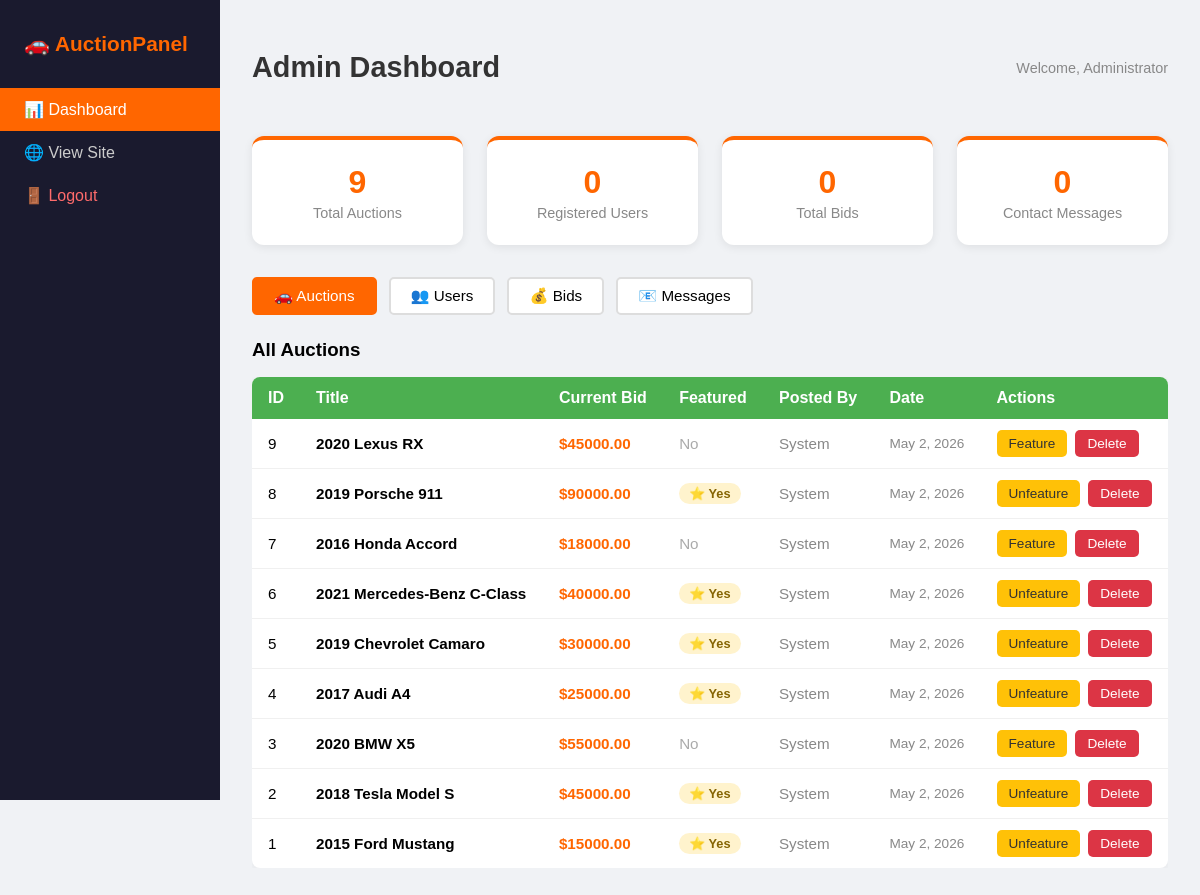
Page /admin-panel/ (signed in) on the committed database.
### auction/models.py (models this page shows, shortened)
class Auction(models.Model):
    title = models.CharField(max_length=255)
    image = models.ImageField(upload_to='auction_images/', blank=True, null=True)
    image_url = models.CharField(max_length=255, blank=True)  # for legacy/static images
    current_bid = models.DecimalField(max_digits=12, decimal_places=2, default=0)
    featured = models.BooleanField(default=False)
    created_by = models.ForeignKey(User, on_delete=models.SET_NULL, null=True, blank=True, related_name='auctions')
    created_at = models.DateTimeField(auto_now_add=True)
    is_active = models.BooleanField(default=True)

### auction/views.py (the view)
    def wrapper(request, *args, **kwargs):
        if not request.session.get('admin_logged_in'):
            return redirect('admin_login')
        return view_func(request, *args, **kwargs)

### auction/views.py (called while the page is built)
def admin_required(view_func):
    def wrapper(request, *args, **kwargs):
        if not request.session.get('admin_logged_in'):
            return redirect('admin_login')
        return view_func(request, *args, **kwargs)
    return wrapper

@admin_required
def admin_dashboard(request):
    auctions = Auction.objects.all().order_by('-created_at')
    users = User.objects.filter(is_staff=False).select_related('profile')
    bids = Bid.objects.all().select_related('auction', 'bidder').order_by('-created_at')
    contacts = ContactMessage.objects.all().order_by('-created_at')
    return render(request, 'admin_dashboard.html', {
        'auctions': auctions,
        'users': users,
        'bids': bids,
        'contacts': contacts,
    })

### templates/admin_dashboard.html (shortened to what this page needs)
{% load static %}
<!DOCTYPE html>
<html lang="en">
<head>
  <link rel="stylesheet" href="{% static 'css/styles.css' %}">
</head>
<body style="background:#f0f2f5;">
<div class="admin-sidebar">
  <span class="brand">🚗 AuctionPanel</span>
  <a href="{% url 'admin_dashboard' %}" class="active">📊 Dashboard</a>
  <a href="{% url 'index' %}">🌐 View Site</a>
  <a href="{% url 'admin_logout' %}" style="color:#ff6b6b;">🚪 Logout</a>
</div>
<div class="admin-content">
  <div class="admin-header">
    <h1>Admin Dashboard</h1>
    <div style="color:#888;font-size:0.9rem;">Welcome, Administrator</div>
  </div>
  <div class="stats-row" style="padding:0;margin-bottom:2rem;">
    <div class="stat-card">
      <div class="stat-number">{{ auctions.count }}</div>
      <div class="stat-label">Total Auctions</div>
    </div>
    <div class="stat-card">
      <div class="stat-number">{{ users.count }}</div>
      <div class="stat-label">Registered Users</div>
    </div>
    <div class="stat-card">
      <div class="stat-number">{{ bids.count }}</div>
      <div class="stat-label">Total Bids</div>
    </div>
    <div class="stat-card">
      <div class="stat-number">{{ contacts.count }}</div>
      <div class="stat-label">Contact Messages</div>
    </div>
  </div>
  <div style="display:flex;gap:0.75rem;margin-bottom:1.5rem;flex-wrap:wrap;">
    <button class="tab-btn active" data-tab="tab-auctions">🚗 Auctions</button>
    <button class="tab-btn" data-tab="tab-users">👥 Users</button>
    <button class="tab-btn" data-tab="tab-bids">💰 Bids</button>
    <button class="tab-btn" data-tab="tab-contacts">📧 Messages</button>
  </div>
  <div id="tab-auctions" class="tab-content active">
    <h3 style="margin-bottom:1rem;">All Auctions</h3>
    <div class="table-container">
      <table>
        <thead><tr><th>ID</th><th>Title</th><th>Current Bid</th><th>Featured</th><th>Posted By</th><th>Date</th><th>Actions</th></tr></thead>
        <tbody>
          {% for auction in auctions %}
          <tr id="auction-row-{{ auction.pk }}">
            <td>{{ auction.pk }}</td>
            <td><strong>{{ auction.title }}</strong></td>
            <td style="color:#ff6600;font-weight:bold;">${{ auction.current_bid|floatformat:2 }}</td>
            <td>{% if auction.featured %}<span class="badge badge-featured">⭐ Yes</span>{% else %}<span style="color:#aaa;">No</span>{% endif %}</td>
            <td style="color:#888;">{% if auction.created_by %}{{ auction.created_by.email }}{% else %}System{% endif %}</td>
            <td style="color:#888;font-size:0.85rem;">{{ auction.created_at|date:"M j, Y" }}</td>
            <td style="display:flex;gap:0.5rem;flex-wrap:wrap;">
              <button class="toggle-featured-btn btn-warning" data-id="{{ auction.pk }}">{% if auction.featured %}Unfeature{% else %}Feature{% endif %}</button>
              <button class="delete-auction-btn btn-danger" data-id="{{ auction.pk }}">Delete</button>
            </td>
          </tr>
          {% endfor %}
        </tbody>
      </table>
    </div>
  </div>
</div>
</body>
</html>

### static/css/styles.css (style rules this page uses)
*, *::before, *::after { box-sizing: border-box; }
body { font-family: Arial, sans-serif; margin: 0; padding: 0; background: #f4f4f4; }
.stats-row { display: flex; gap: 1.5rem; padding: 1.5rem 2rem; flex-wrap: wrap; }
.stat-card { flex: 1; min-width: 150px; background: #fff; padding: 1.5rem; border-radius: 12px; box-shadow: 0 2px 10px rgba(0,0,0,0.08); text-align: center; border-top: 4px solid #ff6600; }
.stat-card .stat-number { font-size: 2rem; font-weight: bold; color: #ff6600; }
.stat-card .stat-label { color: #888; font-size: 0.9rem; margin-top: 0.25rem; }
.table-container { overflow-x: auto; margin: 1rem 0; }
table { width: 100%; border-collapse: collapse; background: #fff; border-radius: 8px; overflow: hidden; box-shadow: 0 2px 10px rgba(0,0,0,0.05); }
th { background: #4CAF50; color: #fff; padding: 12px 16px; text-align: left; font-weight: 600; }
td { padding: 11px 16px; border-bottom: 1px solid #f0f0f0; font-size: 0.95rem; }
tr:last-child td { border-bottom: none; }
.badge { display: inline-block; padding: 3px 10px; border-radius: 20px; font-size: 0.8rem; font-weight: bold; }
.badge-featured { background: #fff3cd; color: #856404; }
.admin-sidebar { width: 220px; background: #1a1a2e; min-height: 100vh; position: fixed; top: 0; left: 0; padding-top: 2rem; z-index: 999; }
.admin-sidebar .brand { color: #ff6600; font-size: 1.3rem; font-weight: bold; padding: 0 1.5rem 2rem; display: block; }
.admin-sidebar a { display: block; color: #ccc; padding: 0.75rem 1.5rem; text-decoration: none; transition: background 0.2s, color 0.2s; }
.admin-sidebar a:hover, .admin-sidebar a.active { background: #ff6600; color: #fff; }
.admin-content { margin-left: 220px; padding: 2rem; }
.admin-header { display: flex; justify-content: space-between; align-items: center; margin-bottom: 2rem; }
.admin-header h1 { font-size: 1.8rem; color: #333; }
.tab-btn { padding: 8px 20px; border: 2px solid #ddd; background: #fff; border-radius: 5px; cursor: pointer; font-size: 0.95rem; transition: all 0.2s; }
.tab-btn.active { background: #ff6600; border-color: #ff6600; color: #fff; }
.tab-content { display: none; }
.tab-content.active { display: block; }
.btn-danger { background: #dc3545; color: #fff; border: none; padding: 6px 12px; border-radius: 5px; cursor: pointer; font-size: 0.85rem; transition: background 0.2s; }
.btn-warning { background: #ffc107; color: #333; border: none; padding: 6px 12px; border-radius: 5px; cursor: pointer; font-size: 0.85rem; }

### rows in the picture
Auction: pk "9", title "2020 Lexus RX", current_bid "45000.00", featured "No", shows "System", created_at "May 2, 2026"
Auction: pk "8", title "2019 Porsche 911", current_bid "90000.00", featured "⭐ Yes", shows "System", created_at "May 2, 2026"
Auction: pk "7", title "2016 Honda Accord", current_bid "18000.00", featured "No", shows "System", created_at "May 2, 2026"
Auction: pk "6", title "2021 Mercedes-Benz C-Class", current_bid "40000.00", featured "⭐ Yes", shows "System", created_at "May 2, 2026"
Auction: pk "5", title "2019 Chevrolet Camaro", current_bid "30000.00", featured "⭐ Yes", shows "System", created_at "May 2, 2026"
Auction: pk "4", title "2017 Audi A4", current_bid "25000.00", featured "⭐ Yes", shows "System", created_at "May 2, 2026"
Auction: pk "3", title "2020 BMW X5", current_bid "55000.00", featured "No", shows "System", created_at "May 2, 2026"
Auction: pk "2", title "2018 Tesla Model S", current_bid "45000.00", featured "⭐ Yes", shows "System", created_at "May 2, 2026"
Auction: pk "1", title "2015 Ford Mustang", current_bid "15000.00", featured "⭐ Yes", shows "System", created_at "May 2, 2026"

### other values in the picture
{{ auctions.count }} "9"
{{ users.count }} "0"
{{ bids.count }} "0"
{{ contacts.count }} "0"
